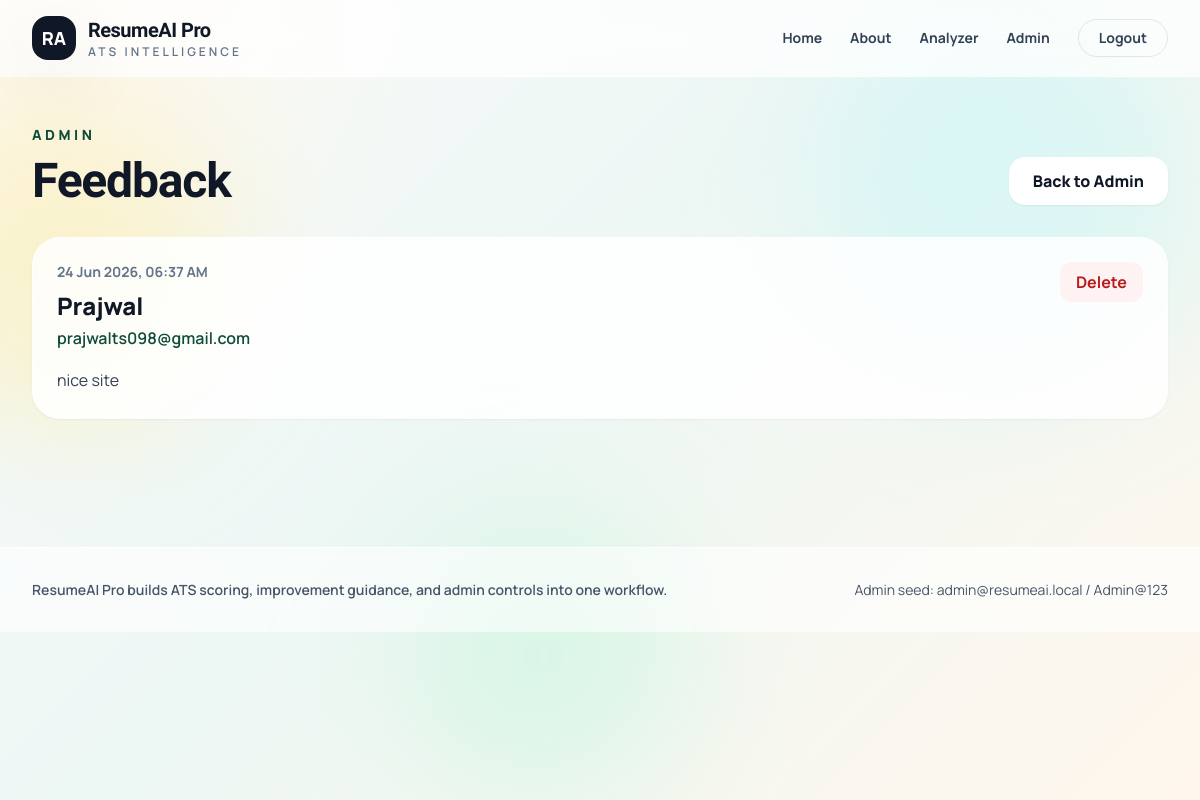
The app's page /admin/feedback (signed in) with its own data.
### models.py (models this page shows)
class Feedback(db.Model):
    __tablename__ = "feedback"
    id = db.Column(db.Integer, primary_key=True)
    name = db.Column(db.String(100))
    email = db.Column(db.String(100))
    message = db.Column(db.Text)
    created_at = db.Column(
        db.DateTime,
        default=datetime.utcnow
    )

### app.py (the view)
@app.route("/admin/feedback")
@admin_required
def admin_feedback():
    feedbacks = Feedback.query.order_by(Feedback.created_at.desc()).all()
    return render_template("admin/feedback.html", feedbacks=feedbacks)

### app.py (called while the page is built)
def admin_required(view):
    @wraps(view)
    @login_required
    def wrapped(*args, **kwargs):
        if current_user.role != "admin":
            flash("Admin access required.", "error")
            return redirect(url_for("dashboard"))
        return view(*args, **kwargs)
    return wrapped

@login_manager.user_loader
def load_user(user_id):
    return User.query.get(int(user_id))

@app.context_processor
def inject_stats():
    return {"site_name": "ResumeAI Pro"}

### templates/admin/feedback.html
{% extends "base.html" %}
{% block content %}
<section class="mx-auto max-w-7xl px-5 py-12 lg:px-8">
    <div class="mb-8 flex flex-col gap-4 md:flex-row md:items-end md:justify-between">
        <div>
            <p class="text-sm font-black uppercase tracking-[0.25em] text-pine">Admin</p>
            <h1 class="mt-3 font-display text-5xl font-extrabold tracking-tight">Feedback</h1>
        </div>
        <a href="{{ url_for('admin_dashboard') }}" class="rounded-2xl bg-white px-6 py-3 text-center font-extrabold text-ink shadow-sm">Back to Admin</a>
    </div>
    <div class="grid gap-5">
        {% for item in feedbacks %}
            <article class="rounded-[1.75rem] border border-white/80 bg-white/85 p-6 shadow-sm">
                <div class="flex flex-col gap-4 md:flex-row md:items-start md:justify-between">
                    <div>
                        <p class="text-sm font-bold text-slate-500">{{ item.created_at.strftime('%d %b %Y, %I:%M %p') }}</p>
                        <h2 class="mt-2 text-2xl font-black">{{ item.name }}</h2>
                        <p class="mt-1 font-semibold text-pine">{{ item.email }}</p>
                        <p class="mt-4 leading-7 text-slate-700">{{ item.message }}</p>
                    </div>
                    <form method="POST" action="{{ url_for('delete_feedback', id=item.id) }}">
                        <button class="rounded-xl bg-red-50 px-4 py-2 font-bold text-red-700 hover:bg-red-100">Delete</button>
                    </form>
                </div>
            </article>
        {% else %}
            <div class="rounded-[2rem] border border-white/80 bg-white/85 p-10 text-center shadow-soft">
                <h2 class="font-display text-3xl font-extrabold">No feedback yet.</h2>
            </div>
        {% endfor %}
    </div>
</section>
{% endblock %}

### records on screen
Feedback: created_at "24 Jun 2026, 06:37 AM", name "Prajwal", email "prajwalts098@gmail.com", message "nice site"

### other values on screen
{{ site_name }} "ResumeAI Pro"
